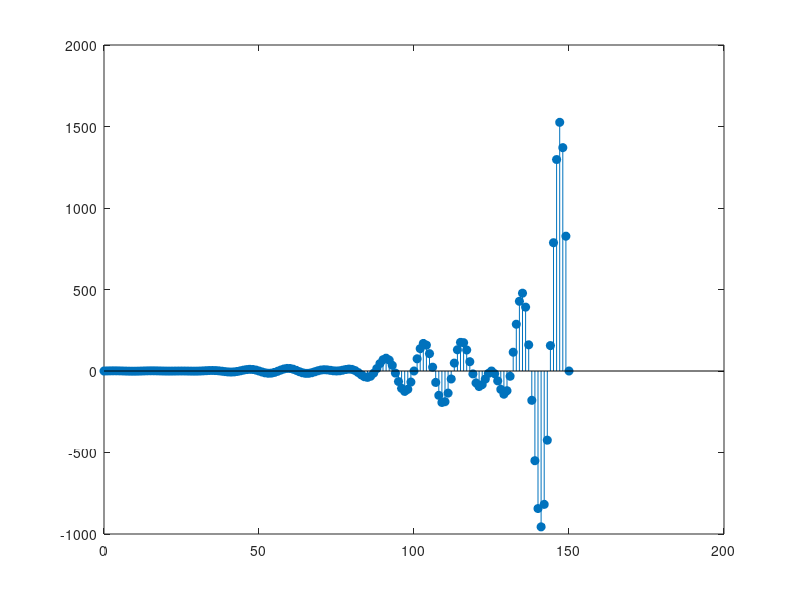

The MATLAB source for this figure: (Note: this script raises an error after producing the figure.)
% quiz 1 c
clc;

n = [0:150]; 
x = exp(0.05*n).*cos(0.02*pi*n).*sin(0.16*pi*n);

Hf_1 = figure; set(Hf_1, 'NumberTitle', 'off', 'name', 'quiz 1 c');
Hs = stem(n, x, 'filled'); set(Hs, 'makersize', 3);
axis([min(n) - 1], max(n) + 1, min(x) -1, max(x) + 1);
xlabel('n', 'Fontsize', 10); ylabel('x(n)', 'Fontsize', 10);
title('Sequence x(n)', 'Fontsize', 15);
ntick = [n(1):5:n(end)];
set(gca, 'XtickMode', 'manual', 'Xtick', ntick);